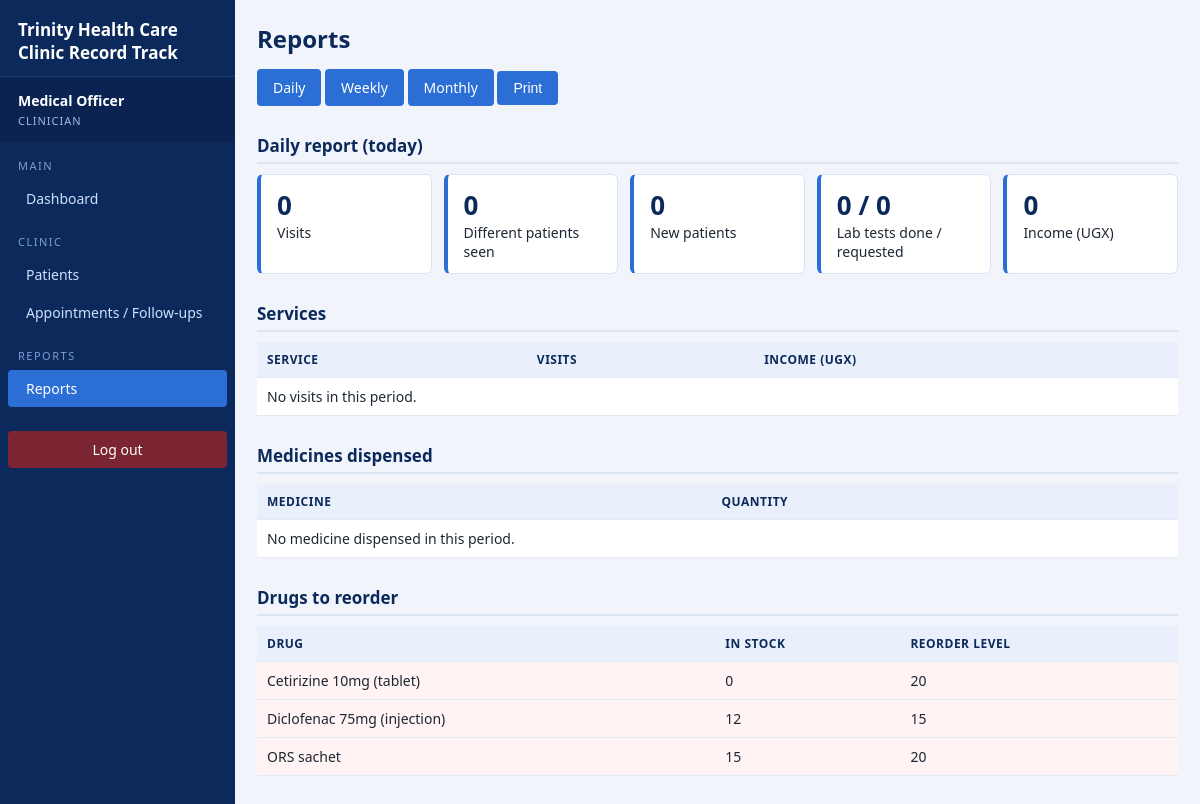
Page /RecordTrack/reports.php (signed in) on the committed database.
### tables this page shows
CREATE TABLE `drug` (
  `drug_id` int(11) NOT NULL,
  `supplier_id` int(11) DEFAULT NULL,
  `drug_name` varchar(100) NOT NULL,
  `quantity_in_stock` int(11) NOT NULL DEFAULT 0,
  `reorder_level` int(11) NOT NULL DEFAULT 10,
  `unit_price` decimal(10,0) NOT NULL,
  `expiry_date` date DEFAULT NULL
);

### RecordTrack/includes/functions.php (called while the page is built, shortened)
<?php
function e($text) {
    return htmlspecialchars((string)$text, ENT_QUOTES, 'UTF-8');
}

### RecordTrack/reports.php (the view, shortened to what this page needs)
<?php
require_once __DIR__ . '/includes/auth.php';
$period = $_GET['period'] ?? 'daily';
if ($period === 'weekly') {
    $start = date('Y-m-d', strtotime('-6 days'));
    $label = 'Weekly report (last 7 days)';
} elseif ($period === 'monthly') {
    $start = date('Y-m-01');
    $label = 'Monthly report (this month)';
} else {
    $start = date('Y-m-d');
    $label = 'Daily report (today)';
}
function one($pdo, $sql, $start) {
    $stmt = $pdo->prepare($sql);
    $stmt->execute([$start]);
    return $stmt->fetchColumn();
}
$visits   = one($pdo, "SELECT COUNT(*) FROM visit WHERE DATE(visit_date) >= ?", $start);
$seen     = one($pdo, "SELECT COUNT(DISTINCT patient_id) FROM visit WHERE DATE(visit_date) >= ?", $start);
$newPat   = one($pdo, "SELECT COUNT(*) FROM patient WHERE DATE(created_at) >= ?", $start);
$labTotal = one($pdo, "SELECT COUNT(*) FROM lab_request l JOIN visit v ON v.visit_id = l.visit_id WHERE DATE(v.visit_date) >= ?", $start);
$labDone  = one($pdo, "SELECT COUNT(*) FROM lab_request l JOIN visit v ON v.visit_id = l.visit_id WHERE l.status = 'Done' AND DATE(v.visit_date) >= ?", $start);
$income   = one($pdo, "SELECT COALESCE(SUM(amount),0) FROM payment WHERE DATE(payment_date) >= ?", $start);
$stmt = $pdo->prepare("SELECT s.service_name, COUNT(DISTINCT v.visit_id) AS visits, COALESCE(SUM(p.amount),0) AS income
                       FROM visit v
                       JOIN service s ON s.service_id = v.service_id
                       LEFT JOIN payment p ON p.visit_id = v.visit_id AND DATE(p.payment_date) >= ?
                       WHERE DATE(v.visit_date) >= ?
                       GROUP BY s.service_id ORDER BY income DESC");
$stmt->execute([$start, $start]);
$perService = $stmt->fetchAll();
$stmt = $pdo->prepare("SELECT d.drug_name, SUM(pr.quantity) AS qty
                       FROM prescription pr JOIN drug d ON d.drug_id = pr.drug_id
                       WHERE pr.status = 'Dispensed' AND DATE(pr.dispensed_date) >= ?
                       GROUP BY d.drug_id ORDER BY qty DESC");
$stmt->execute([$start]);
$drugsUsed = $stmt->fetchAll();
$lowDrugs = $pdo->query("SELECT drug_name, quantity_in_stock, reorder_level FROM drug
                         WHERE quantity_in_stock <= reorder_level ORDER BY drug_name")->fetchAll();
include __DIR__ . '/includes/header.php';
?>
<h1>Reports</h1>
<p class="noprint">
  <a class="btn" href="reports.php?period=daily">Daily</a>
  <a class="btn" href="reports.php?period=weekly">Weekly</a>
  <a class="btn" href="reports.php?period=monthly">Monthly</a>
  <button onclick="window.print()">Print</button>
</p>
<h2><?= e($label) ?></h2>
<div class="cards">
  <div class="card"><div class="num"><?= e($visits) ?></div>Visits</div>
  <div class="card"><div class="num"><?= e($seen) ?></div>Different patients seen</div>
  <div class="card"><div class="num"><?= e($newPat) ?></div>New patients</div>
  <div class="card"><div class="num"><?= e($labDone) ?> / <?= e($labTotal) ?></div>Lab tests done / requested</div>
  <div class="card"><div class="num"><?= number_format($income) ?></div>Income (UGX)</div>
</div>
<h2>Services</h2>
<table>
  <tr><th>Service</th><th>Visits</th><th>Income (UGX)</th></tr>
  <?php if (!$perService): ?><tr><td colspan="3">No visits in this period.</td></tr><?php endif; ?>
</table>
<h2>Medicines dispensed</h2>
<table>
  <tr><th>Medicine</th><th>Quantity</th></tr>
  <?php if (!$drugsUsed): ?><tr><td colspan="2">No medicine dispensed in this period.</td></tr><?php endif; ?>
</table>
<h2>Drugs to reorder</h2>
<table>
  <tr><th>Drug</th><th>In stock</th><th>Reorder level</th></tr>
  <?php foreach ($lowDrugs as $d): ?>
    <tr class="low"><td><?= e($d['drug_name']) ?></td><td><?= e($d['quantity_in_stock']) ?></td><td><?= e($d['reorder_level']) ?></td></tr>
  <?php endforeach; ?>
</table>
<?php include __DIR__ . '/includes/footer.php'; ?>

### RecordTrack/style.css (style rules this page uses)
* { box-sizing: border-box; }
body { font-family: "Segoe UI", Calibri, Arial, sans-serif; margin: 0; background: #f1f5fb; color: #1d2733; font-size: 14px; }
h1 { color: #0b2a5b; margin: 0 0 14px; font-size: 24px; }
h2 { color: #0b2a5b; margin: 28px 0 10px; font-size: 17px; border-bottom: 2px solid #dbe4f3; padding-bottom: 5px; }
table { border-collapse: collapse; width: 100%; background: #fff; margin: 8px 0; }
th, td { border-bottom: 1px solid #e4eaf4; padding: 9px 10px; text-align: left; vertical-align: top; }
th { background: #eaf0fb; color: #0b2a5b; font-size: 12px; text-transform: uppercase; letter-spacing: .5px; }
button, .btn { background: #2b6fd6; color: #fff; border: 0; padding: 9px 16px; border-radius: 4px; cursor: pointer; text-decoration: none; display: inline-block; font-size: 14px; }
.low { background: #fff3f3; }
.cards { display: flex; flex-wrap: wrap; gap: 12px; margin-bottom: 8px; }
.card { background: #fff; border: 1px solid #dbe4f3; border-left: 4px solid #2b6fd6; border-radius: 6px; padding: 12px 16px; flex: 1 1 150px; }
.card .num { font-size: 26px; font-weight: 700; color: #0b2a5b; }

### rows in the picture
drug: drug_name "Cetirizine 10mg (tablet)", quantity_in_stock "0", reorder_level "20"
drug: drug_name "Diclofenac 75mg (injection)", quantity_in_stock "12", reorder_level "15"
drug: drug_name "ORS sachet", quantity_in_stock "15", reorder_level "20"

### other values in the picture
$_SESSION['name'] "Medical Officer"
$_SESSION['role'] "CLINICIAN"
$label "Dashboard Patients Appointments / Follow-ups Reports"
$label "Daily report (today)"
$visits "0"
$seen "0"
$newPat "0"
$labDone "0"
$labTotal "0"
$income "0"
